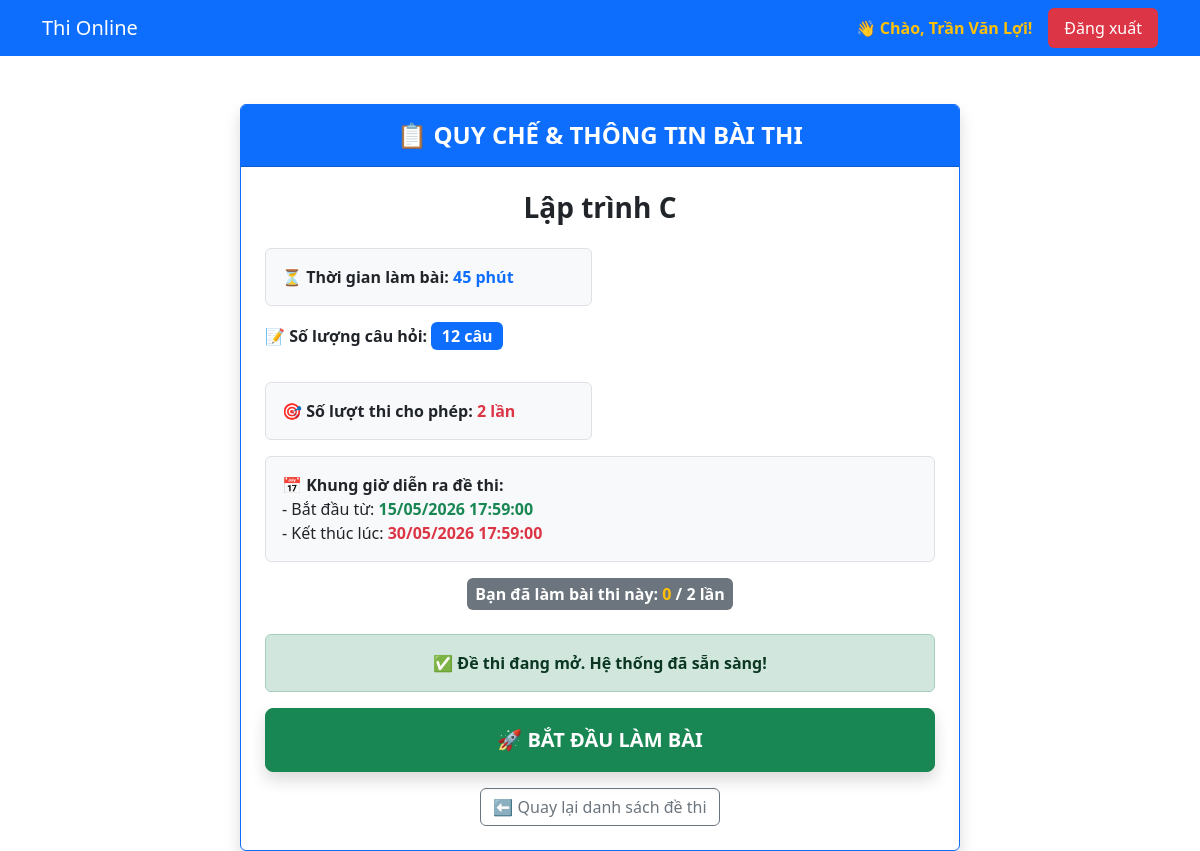
/index.php?page=exam_info&id=6 (signed in), run on the app's committed database.
### tables this page shows
CREATE TABLE `exams` (
  `id` int(11) NOT NULL,
  `title` varchar(255) NOT NULL,
  `duration` int(11) NOT NULL COMMENT 'Thời gian làm bài (phút)',
  `created_at` timestamp NOT NULL DEFAULT current_timestamp(),
  `max_attempts` int(11) DEFAULT 1 COMMENT 'Số lần làm bài tối đa',
  `start_time` datetime DEFAULT NULL COMMENT 'Thời gian mở đề',
  `end_time` datetime DEFAULT NULL COMMENT 'Thời gian đóng đề',
  `subject_id` int(11) DEFAULT NULL,
  `created_by` int(11) DEFAULT NULL
);

### views/student/exam_info.php (the view, shortened to what this page needs)
<?php
$exam_id = isset($_GET['id']) ? (int)$_GET['id'] : 0;
$user_id = $_SESSION['user_id'];
$stmt = $conn->prepare("SELECT * FROM exams WHERE id = :id");
$stmt->execute(['id' => $exam_id]);
$exam = $stmt->fetch(PDO::FETCH_ASSOC);
$q_stmt = $conn->prepare("SELECT COUNT(*) FROM questions WHERE exam_id = :exam_id");
$q_stmt->execute(['exam_id' => $exam_id]);
$total_questions = $q_stmt->fetchColumn();
$count_stmt = $conn->prepare("SELECT COUNT(*) FROM results WHERE user_id = :user_id AND exam_id = :exam_id");
$count_stmt->execute(['user_id' => $user_id, 'exam_id' => $exam_id]);
$attempts_done = $count_stmt->fetchColumn();
$now = time();
$start_time = strtotime($exam['start_time']);
$end_time = strtotime($exam['end_time']);
$is_early = $now < $start_time;
$is_late = $now > $end_time;
$out_of_attempts = $attempts_done >= $exam['max_attempts'];
?>
<div class="container mt-5">
    <div class="row justify-content-center">
        <div class="col-md-8">
            <div class="card shadow border-primary">
                <div class="card-header bg-primary text-white text-center py-3">
                    <h4 class="mb-0 fw-bold">📋 QUY CHẾ & THÔNG TIN BÀI THI</h4>
                </div>
                <div class="card-body p-4">
                    <h3 class="text-center text-dark fw-bold mb-4"><?= htmlspecialchars($exam['title']) ?></h3>
                    <div class="row g-3 mb-4">
                        <div class="col-md-6">
                            <div class="p-3 bg-light border rounded">
                                <strong>⏳ Thời gian làm bài:</strong> <span class="text-primary fw-bold"><?= $exam['duration'] ?> phút</span>
                            </div>
                        </div>
<p><strong>📝 Số lượng câu hỏi:</strong> <span class="badge bg-primary fs-6"><?= $total_questions ?> câu</span></p>
                        <div class="col-md-6">
                            <div class="p-3 bg-light border rounded">
                                <strong>🎯 Số lượt thi cho phép:</strong> <span class="text-danger fw-bold"><?= $exam['max_attempts'] ?> lần</span>
                            </div>
                        </div>
                        <div class="col-md-12">
                            <div class="p-3 bg-light border rounded">
                                📅 <strong>Khung giờ diễn ra đề thi:</strong> <br>
                                - Bắt đầu từ: <span class="text-success fw-bold"><?= date('d/m/Y H:i:s', $start_time) ?></span> <br>
                                - Kết thúc lúc: <span class="text-danger fw-bold"><?= date('d/m/Y H:i:s', $end_time) ?></span>
                            </div>
                        </div>
                        <div class="col-md-12 text-center">
                            <span class="badge bg-secondary p-2 fs-6">Bạn đã làm bài thi này: <b class="text-warning"><?= $attempts_done ?></b> / <?= $exam['max_attempts'] ?> lần</span>
                        </div>
                    </div>
                    <?php if ($out_of_attempts): ?>
                        <div class="alert alert-danger fw-bold text-center">❌ Bạn đã hết số lượt làm bài cho phép đối với đề thi này!</div>
                    <?php elseif ($is_early): ?>
                        <div class="alert alert-warning fw-bold text-center">⏳ Chưa đến thời gian mở đề thi. Xin vui lòng quay lại sau!</div>
                    <?php elseif ($is_late): ?>
                        <div class="alert alert-danger fw-bold text-center">🚫 Đề thi này đã đóng vào lúc <?= date('H:i d/m/Y', $end_time) ?>. Bạn không thể tham gia nữa!</div>
                    <?php else: ?>
                        <div class="alert alert-success fw-bold text-center">✅ Đề thi đang mở. Hệ thống đã sẵn sàng!</div>
                        <div class="text-center mt-3">
                            <a href="index.php?page=take_exam&id=<?= $exam_id ?>" class="btn btn-success btn-lg w-100 fw-bold py-3 shadow">🚀 BẮT ĐẦU LÀM BÀI</a>
                        </div>
                    <?php endif; ?>
                    <div class="text-center mt-3">
                        <a href="index.php?page=student_exams" class="btn btn-outline-secondary">⬅ Quay lại danh sách đề thi</a>
                    </div>
                </div>
            </div>
        </div>
    </div>
</div>

### data on the page
exams: title "Lập trình C", duration "45", max_attempts "2", start_time "15/05/2026 17:59:00", end_time "30/05/2026 17:59:00"

### other printed values
$_SESSION['fullname'] "Trần Văn Lợi"
$total_questions "12"
$attempts_done "0"
